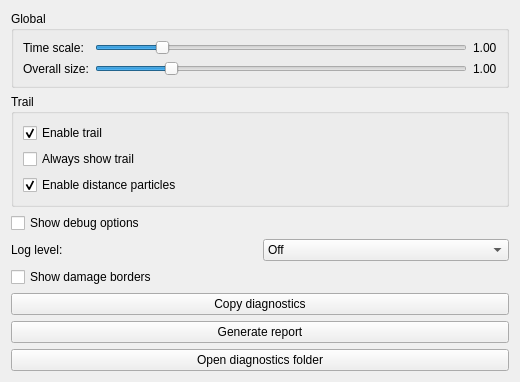
<?xml version="1.0" encoding="UTF-8"?>
<!-- SPDX-License-Identifier: GPL-3.0-or-later -->
<!--
  BA Click FX 配置界面。

  QSlider 仅支持整数，因此带小数的倍率统一放大 100 倍存放，并由
  baclickfxconfig.cpp 在读写界面时换算。界面只提供平台偏好和功能开关；
  Unity 数据确定的视觉参数不作为用户配置项。
-->
<ui version="4.0">
 <class>BaClickFxEffectConfigForm</class>
 <widget class="QWidget" name="BaClickFxEffectConfigForm">
  <property name="geometry">
   <rect>
    <x>0</x>
    <y>0</y>
    <width>520</width>
    <height>300</height>
   </rect>
  </property>
  <layout class="QVBoxLayout" name="mainLayout">

   <!-- 全局设置 -->
   <item>
    <widget class="QGroupBox" name="globalGroupBox">
     <property name="title">
      <string>Global</string>
     </property>
     <layout class="QFormLayout" name="globalFormLayout">

      <item row="0" column="0">
       <widget class="QLabel" name="timeScaleLabel">
        <property name="text">
         <string>Time scale:</string>
        </property>
       </widget>
      </item>
      <item row="0" column="1">
       <layout class="QHBoxLayout" name="timeScaleLayout">
        <item>
         <widget class="QSlider" name="timeScaleSlider">
          <property name="minimum">
           <number>20</number>
          </property>
          <property name="maximum">
           <number>500</number>
          </property>
          <property name="value">
           <number>100</number>
          </property>
          <property name="orientation">
           <enum>Qt::Horizontal</enum>
          </property>
          <property name="toolTip">
           <string>Below 1 slows down, above 1 speeds up the effect</string>
          </property>
         </widget>
        </item>
        <item>
         <widget class="QLabel" name="timeScaleValueLabel">
          <property name="text">
           <string>1.00</string>
          </property>
          <property name="minimumWidth">
           <number>40</number>
          </property>
         </widget>
        </item>
       </layout>
      </item>

      <item row="1" column="0">
       <widget class="QLabel" name="globalScaleLabel">
        <property name="text">
         <string>Overall size:</string>
        </property>
       </widget>
      </item>
      <item row="1" column="1">
       <layout class="QHBoxLayout" name="globalScaleLayout">
        <item>
         <widget class="QSlider" name="globalScaleSlider">
          <property name="minimum">
           <number>5</number>
          </property>
          <property name="maximum">
           <number>500</number>
          </property>
          <property name="value">
           <number>100</number>
          </property>
          <property name="orientation">
           <enum>Qt::Horizontal</enum>
          </property>
          <property name="toolTip">
           <string>Scale all elements</string>
          </property>
         </widget>
        </item>
        <item>
         <widget class="QLabel" name="globalScaleValueLabel">
          <property name="text">
           <string>1.00</string>
          </property>
          <property name="minimumWidth">
           <number>40</number>
          </property>
         </widget>
        </item>
       </layout>
      </item>

     </layout>
    </widget>
   </item>

   <!-- 拖尾设置 -->
   <item>
    <widget class="QGroupBox" name="trailGroupBox">
     <property name="title">
      <string>Trail</string>
     </property>
     <layout class="QFormLayout" name="trailFormLayout">

      <item row="0" column="0" colspan="2">
       <widget class="QCheckBox" name="enableTrailCheckBox">
        <property name="text">
         <string>Enable trail</string>
        </property>
        <property name="checked">
         <bool>true</bool>
        </property>
        <property name="toolTip">
         <string>Show a ribbon while dragging with the left button</string>
        </property>
       </widget>
      </item>
      <item row="1" column="0" colspan="2">
       <widget class="QCheckBox" name="alwaysTrailCheckBox">
        <property name="text"><string>Always show trail</string></property>
        <property name="toolTip"><string>Show trail during pointer movement; may increase GPU usage</string></property>
       </widget>
      </item>
      <item row="2" column="0" colspan="2">
       <widget class="QCheckBox" name="enableDistanceEmitterCheckBox">
        <property name="text"><string>Enable distance particles</string></property>
        <property name="checked"><bool>true</bool></property>
        <property name="toolTip"><string>Emit triangles by traveled distance</string></property>
       </widget>
      </item>

     </layout>
    </widget>
   </item>

   <!-- 调试选项 -->
   <item>
    <widget class="QCheckBox" name="showDebugOptionsCheckBox">
     <property name="text"><string>Show debug options</string></property>
     <property name="toolTip"><string>Show logging, damage and diagnostics controls</string></property>
    </widget>
   </item>

   <item>
    <layout class="QHBoxLayout" name="logLevelLayout">
     <item>
      <widget class="QLabel" name="logLevelLabel">
       <property name="text"><string>Log level:</string></property>
      </widget>
     </item>
     <item>
       <widget class="QComboBox" name="logLevelComboBox">
       <item><property name="text"><string>Off</string></property></item>
       <item><property name="text"><string>Errors</string></property></item>
       <item><property name="text"><string>Instances</string></property></item>
       <item><property name="text"><string>Frame stats</string></property></item>
       <item><property name="text"><string>Verbose</string></property></item>
      </widget>
     </item>
    </layout>
   </item>

   <item>
    <widget class="QCheckBox" name="debugDamageCheckBox">
     <property name="text">
      <string>Show damage borders</string>
     </property>
     <property name="toolTip">
      <string>Show requested regions; disable for performance tests</string>
     </property>
    </widget>
   </item>

   <item>
   <widget class="QPushButton" name="copyDiagnosticsButton">
     <property name="text">
      <string>Copy diagnostics</string>
     </property>
     <property name="toolTip">
       <string>Copy plugin, GPU, output and resource status</string>
     </property>
   </widget>
  </item>

   <item>
    <widget class="QPushButton" name="generateDiagnosticsButton">
     <property name="text"><string>Generate report</string></property>
     <property name="toolTip"><string>Save status and recent logs to the diagnostics cache</string></property>
    </widget>
   </item>

   <item>
    <widget class="QPushButton" name="openDiagnosticsDirButton">
     <property name="text">
      <string>Open diagnostics folder</string>
     </property>
     <property name="toolTip">
      <string>Open the diagnostics cache folder</string>
     </property>
    </widget>
   </item>

   <item>
    <spacer name="verticalSpacer">
     <property name="orientation">
      <enum>Qt::Vertical</enum>
     </property>
     <property name="sizeHint" stdset="0">
      <size>
       <width>20</width>
       <height>20</height>
      </size>
     </property>
    </spacer>
   </item>

  </layout>
 </widget>
 <resources/>
 <connections/>
</ui>
